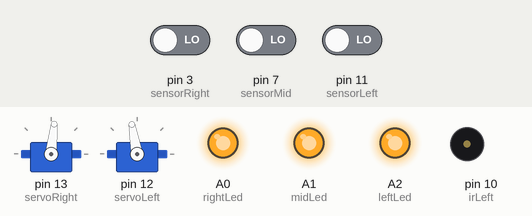
A sketch run on a simulated Arduino Uno, built with avr-gcc and run on an emulated ATmega328P. On the bench: 2 × servo, output pins drawn as LEDs (lit = HIGH), buzzer (waves = sounding). The inputs (shaded band) are chosen by the test bench; at power-on: pin 3 (sensorRight) LOW, pin 7 (sensorMid) LOW, pin 11 (sensorLeft) LOW. At 31.5 s the program stops and its outputs stay as they are.

Above: at 1.2 s.
1.3 s: pin 3 (sensorRight) driven HIGH
At 7.8 s:
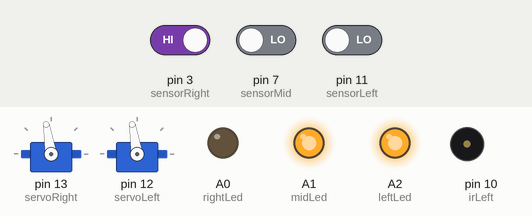
9.4 s: pin 7 (sensorMid) driven HIGH
At 10.05 s:
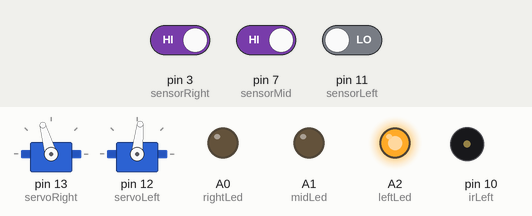
14.9 s: pin 11 (sensorLeft) driven HIGH
At 15.53 s:
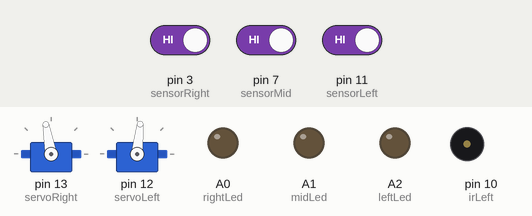
20.4 s: pin 3 (sensorRight) driven LOW
At 20.59 s:
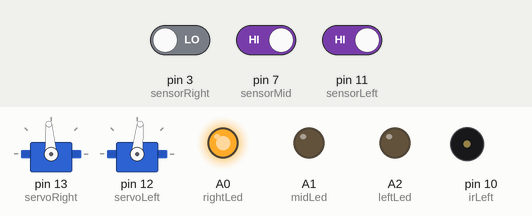
25.9 s: pin 7 (sensorMid) driven LOW
At 26.4 s:
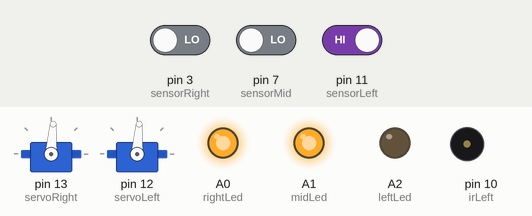
31.4 s: pin 11 (sensorLeft) driven LOW
At 32.3 s:
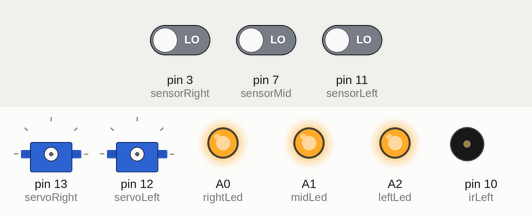
Timing chart, 0 to 33.0 s (numbered marks = the images above; inputs shaded):
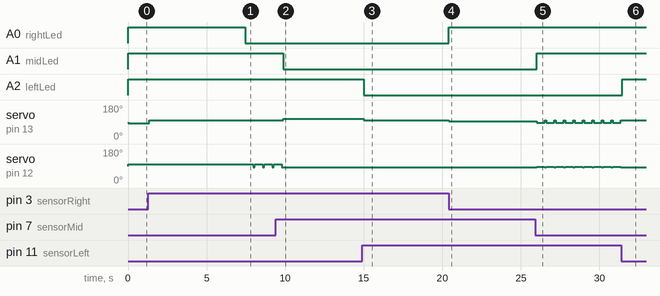

The sketch:

maze_solver.ino
```cpp
#include <Servo.h>

Servo servoLeft;
Servo servoRight;
bool Stop = false;
// Pin assignments
const int irLeft = 10;     // Left IR LED emitter
const int irMid = 6;       // Middle IR LED emitter
const int irRight = 2;     // Right IR LED emitter

const int sensorLeft = 11; // Left IR receiver
const int sensorMid = 7;   // Middle IR receiver
const int sensorRight = 3; // Right IR receiver

const int leftLed = A2;    // Left indicator LED
const int midLed = A1;     // Middle indicator LED
const int rightLed = A0;   // Right indicator LED

void setup() {
  servoRight.attach(13);
  servoLeft.attach(12);

  // Set up sensor pins
  pinMode(sensorLeft, INPUT);   // Left receiver pin
  pinMode(sensorMid, INPUT);    // Middle receiver pin
  pinMode(sensorRight, INPUT);  // Right receiver pin

  // Set up IR emitter pins
  pinMode(irLeft, OUTPUT);      // Left IR emitter
  pinMode(irMid, OUTPUT);       // Middle IR emitter
  pinMode(irRight, OUTPUT);     // Right IR emitter

  // Set up indicator LEDs
  pinMode(leftLed, OUTPUT);     // Left indicator LED
  pinMode(midLed, OUTPUT);      // Middle indicator LED
  pinMode(rightLed, OUTPUT);    // Right indicator LED

  Serial.begin(9600);
}

void loop() {
  int leftDetect = LeftDetect(37000);
  int midDetect = MidDetect(39000);
  int rightDetect = RightDetect(38000);

  // Update indicator LEDs
  digitalWrite(leftLed, leftDetect == 0 ? HIGH : LOW);
  digitalWrite(midLed, midDetect == 0 ? HIGH : LOW);
  digitalWrite(rightLed, rightDetect == 0 ? HIGH : LOW);

  // Decision-making logic
  if (midDetect == 0 && leftDetect == 0 && rightDetect == 0) {
    // Walls ahead and on both sides; stop
    stopMoving();
  } else if (midDetect == 0 && rightDetect == 0) {
    // Obstacles on middle and right; turn left (away from obstacles)
    turnRight90();
  } else if (midDetect == 0 && leftDetect == 0) {
    // Obstacles on middle and left; turn right (away from obstacles)
    turnLeft90();
  } else if (midDetect == 0 && leftDetect == 1 && rightDetect == 1) {
    // Only middle sensor detects wall; slow down
    slowDown();
  } else if (leftDetect == 0 && midDetect == 1 && rightDetect == 1) {
    // Only left sensor detects wall; adjust to the right
    adjustRight();
  } else if (rightDetect == 0 && midDetect == 1 && leftDetect == 1) {
    // Only right sensor detects wall; adjust to the left
    adjustLeft();
  } else {
    // No walls detected or walls on both sides; move forward
    moveForward();
  }

  delay(100); // Short delay for loop stability
}

void moveForward() {
  servoRight.writeMicroseconds(1572);
  servoLeft.writeMicroseconds(1414);
}

void adjustRight() {
  // Adjust to the right by slowing down left motor
  servoRight.writeMicroseconds(1640); // Normal speed
  servoLeft.writeMicroseconds(1415);  // Slightly slower speed to turn right
  delay(10);
}

void adjustLeft() {
  // Adjust to the left by slowing down right motor
  servoRight.writeMicroseconds(1515); // Slightly slower speed to turn left
  servoLeft.writeMicroseconds(1415);  // Normal speed
  delay(10);
}

void slowDown() {
  // Slow down both motors
  servoRight.writeMicroseconds(1450); // Slightly slower speed
  servoLeft.writeMicroseconds(1600);  // Slightly slower speed
}

void stopMoving() {
  servoRight.writeMicroseconds(1490); // Stop right servo
  servoLeft.writeMicroseconds(1490);  // Stop left servo
  if (!Stop) {
    Stop = true;
    servoRight.writeMicroseconds(1414);
    servoLeft.writeMicroseconds(1572);
    delay(1350);
    Spin720();
    }
  else if (Stop == true) {
    exit(0);
    }
}

void Spin720() {
  servoRight.writeMicroseconds(1560); // Right wheel forward
  servoLeft.writeMicroseconds(1560);
  delay(6000);
}

void turnLeft90() {
  // Turn left by moving right wheel forward and left wheel backward
  servoRight.writeMicroseconds(1560); // Right wheel forward
  servoLeft.writeMicroseconds(1560);  // Left wheel backward
  delay(500); // Adjust this delay based on your servo's speed for 90 degrees
  moveForward(); // Resume moving forward
}

void turnRight90() {
  // Turn right by moving left wheel forward and right wheel backward
  servoRight.writeMicroseconds(1435); // Right wheel backward
  servoLeft.writeMicroseconds(1435);  // Left wheel forward
  delay(500); // Adjust this delay based on your servo's speed for 90 degrees
  moveForward(); // Resume moving forward
}

int LeftDetect(long frequency) {
  tone(irLeft, frequency);            // Turn on the IR LED square wave
  delay(1);                           // Wait 1 ms
  noTone(irLeft);                     // Turn off the IR LED
  int ir = digitalRead(sensorLeft);   // IR receiver -> ir variable
  delay(1);                           // Down time before recheck
  return ir;                          // Return 0 detect, 1 no detect
}

int MidDetect(long frequency) {
  tone(irMid, frequency);             // Turn on the IR LED square wave
  delay(1);                           // Wait 1 ms
  noTone(irMid);                      // Turn off the IR LED
  int ir = digitalRead(sensorMid);    // IR receiver -> ir variable
  delay(1);                           // Down time before recheck
  return ir;                          // Return 0 detect, 1 no detect
}

int RightDetect(long frequency) {
  tone(irRight, frequency);           // Turn on the IR LED square wave
  delay(1);                           // Wait 1 ms
  noTone(irRight);                    // Turn off the IR LED
  int ir = digitalRead(sensorRight);  // IR receiver -> ir variable
  delay(1);                           // Down time before recheck
  return ir;                          // Return 0 detect, 1 no detect
}
```

Measured:
- after the input at 1.3 s, A0 (rightLed): HIGH → LOW after 6.2 s
- after the input at 9.4 s, A1 (midLed): HIGH → LOW after 0.49 s; servo on pin 12 (servoLeft): goes on until 9.8 s, then stays 84°
- after the input at 14.9 s, A2 (leftLed): HIGH → LOW after 0.10 s; servo on pin 13 (servoRight): 106° → 100° after 0.10 s
- after the input at 20.4 s, A0 (rightLed): LOW → HIGH at once; servo on pin 13 (servoRight): 100° → 94° at once
- after the input at 25.9 s, A1 (midLed): LOW → HIGH after 0.10 s; servo on pin 13 (servoRight): alternates 100° for 0.11 s and 86° for 0.50 s, starting after 0.10 s; servo on pin 12 (servoLeft): alternates 86° for 0.50 s and 84° for 0.11 s, starting after 0.10 s
- after the input at 31.4 s, A2 (leftLed): LOW → HIGH after 0.06 s; servo on pin 13 (servoRight): stops changing and stays 100°; servo on pin 12 (servoLeft): stops changing and stays 84°
- by itself, servo on pin 13 (servoRight): repeats every 0.61 s: 100° 0.11 s, 99° 0.50 s
- by itself, servo on pin 12 (servoLeft): repeats every 0.61 s: 84° 0.11 s, 99° 0.50 s
